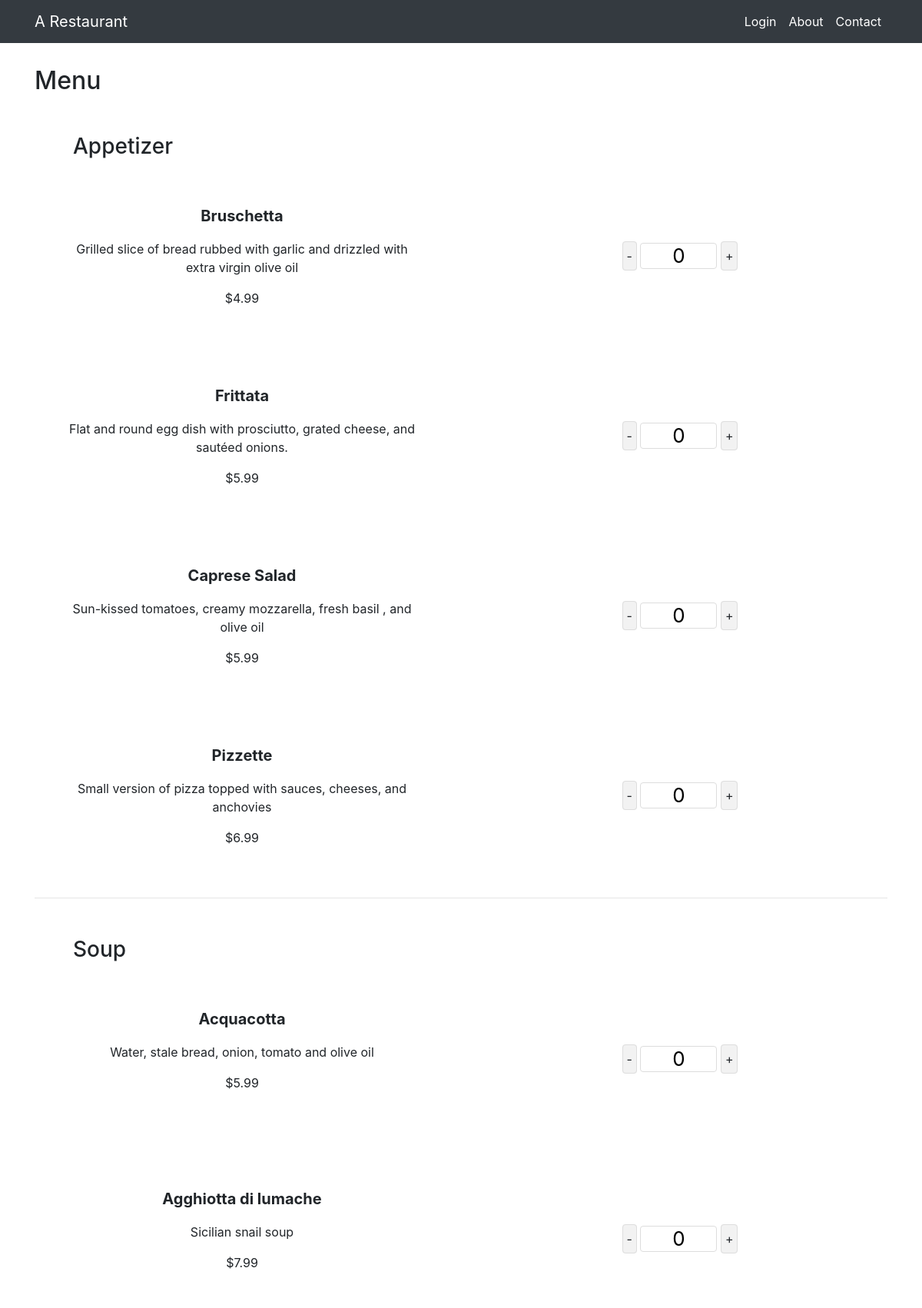
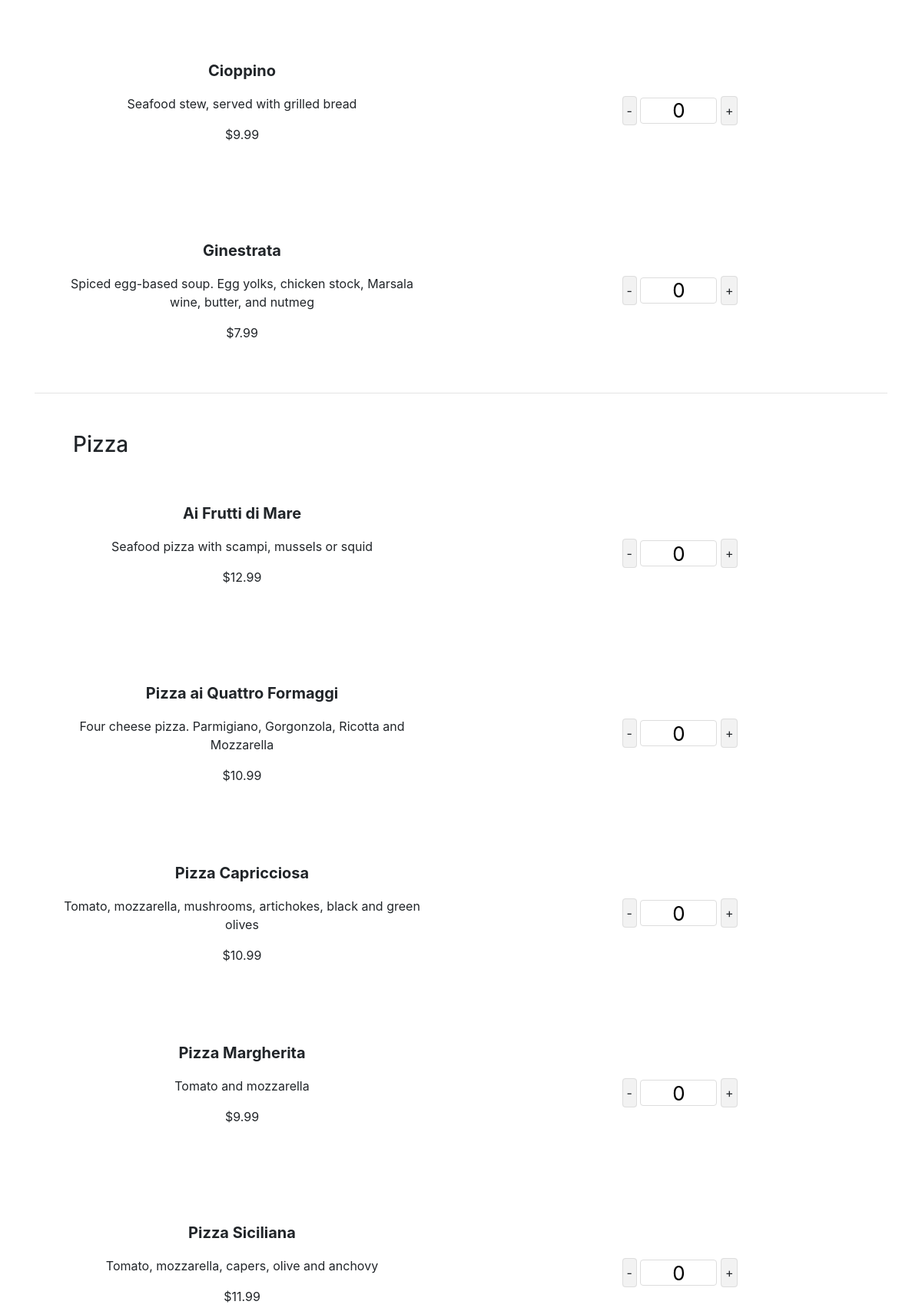
Page /order/2 (upper part) on the committed database (2 pictures, top to bottom).
### app/models.py (models this page shows)
class Menu(db.Model):
    __tablename__ = 'menu'
    id = db.Column(db.Integer, primary_key=True)
    name = db.Column(db.String, nullable=False)
    orders_rel = relationship('OrdersOngoing', back_populates='menu_rel')
    category = db.Column(db.String, nullable=False)
    description = db.Column(db.String, nullable=False)
    price = db.Column(db.Float, nullable=False)

### app/menus.py (the view)
@app.route('/order/<int:table>')
def order(table):
    if not show_menu():
        return "Menu Empty"
    return render_template('public/menus.html',
                           menus_lst=show_menu(),
                           table=table)

### app/templates/public/menus.html (shortened to what this page needs)
{% extends 'public/templates/public_template.html' %} {% block title %} Ordering Page {% endblock %} {% block main %}
<div class="container">
    <h2 class="text-lg-left text-center">Menu</h2>
    <form action="{{ url_for('cart') }}" method="POST">
        <input type="hidden" name='table' value='{{ table }}'> {% for menu in menus_lst %}
        <h3 class="text-lg-left text-center category-title">{{ menu[0]['category'] }}</h3>
        {% for category in menu %}
        <div class="row">
            <div class="outer-menu-info col-lg-6 col-sm-12">
                <div class="menu-info">
                    <p class='menu_name'>{{ category.name }}</p>
                    <p>{{ category.description }}</p>
                    <p>${{ category.price }}</p>
                </div>
            </div>
            <div class="col-lg-6 col-sm-12">
                <div class="number">
                    <span class="minus">-</span>
                    <input class='menu-amount' maxlength="2" name="{{ category.name }}" type="text" value="0">
                    <span class="plus">+</span>
                </div>
            </div>
        </div>
        {% endfor %}
        <hr> {% endfor %}
    </form>
</div>
{% endblock %}

### app/static/css/style.css (style rules this page uses)
.number { margin: 100px; text-align: center; }
.minus, .plus { cursor: pointer; width: 20px; height: 20px; background: #f2f2f2; border-radius: 4px; padding: 8px 5px 8px 5px; border: 1px solid #ddd; vertical-align: middle; text-align: center; }
.outer-menu-info { display: inline; vertical-align: middle; text-align: center; padding-top: 50px; }
.menu-info { padding-left: 35px; padding-right: 35px; }
.menu-amount { text-align: center; font-size: 10px; height: 34px; width: 100px; font-size: 26px; border: 1px solid #ddd; border-radius: 4px; display: inline-block; vertical-align: middle; }
.menu_name { font-weight: bold; font-size: 20px; }
.category-title { margin-top: 50px; padding-left: 50px; }

### rows in the picture
Menu: category "Appetizer", name "Bruschetta", description "Grilled slice of bread rubbed with garlic and drizzled with extra virgin olive oil", price "4.99"
Menu: name "Frittata", description "Flat and round egg dish with prosciutto, grated cheese, and sautéed onions.", price "5.99"
Menu: name "Caprese Salad", description "Sun-kissed tomatoes, creamy mozzarella, fresh basil , and olive oil", price "5.99"
Menu: name "Pizzette", description "Small version of pizza topped with sauces, cheeses, and anchovies", price "6.99"
Menu: category "Soup", name "Acquacotta", description "Water, stale bread, onion, tomato and olive oil", price "5.99"
Menu: name "Agghiotta di lumache", description "Sicilian snail soup", price "7.99"
Menu: name "Cioppino", description "Seafood stew, served with grilled bread", price "9.99"
Menu: name "Ginestrata", description "Spiced egg-based soup. Egg yolks, chicken stock, Marsala wine, butter, and nutmeg", price "7.99"
Menu: category "Pizza", name "Ai Frutti di Mare", description "Seafood pizza with scampi, mussels or squid", price "12.99"
Menu: name "Pizza ai Quattro Formaggi", description "Four cheese pizza. Parmigiano, Gorgonzola, Ricotta and Mozzarella", price "10.99"
Menu: name "Pizza Capricciosa", description "Tomato, mozzarella, mushrooms, artichokes, black and green olives", price "10.99"
Menu: name "Pizza Margherita", description "Tomato and mozzarella", price "9.99"
Menu: name "Pizza Siciliana", description "Tomato, mozzarella, capers, olive and anchovy", price "11.99"
